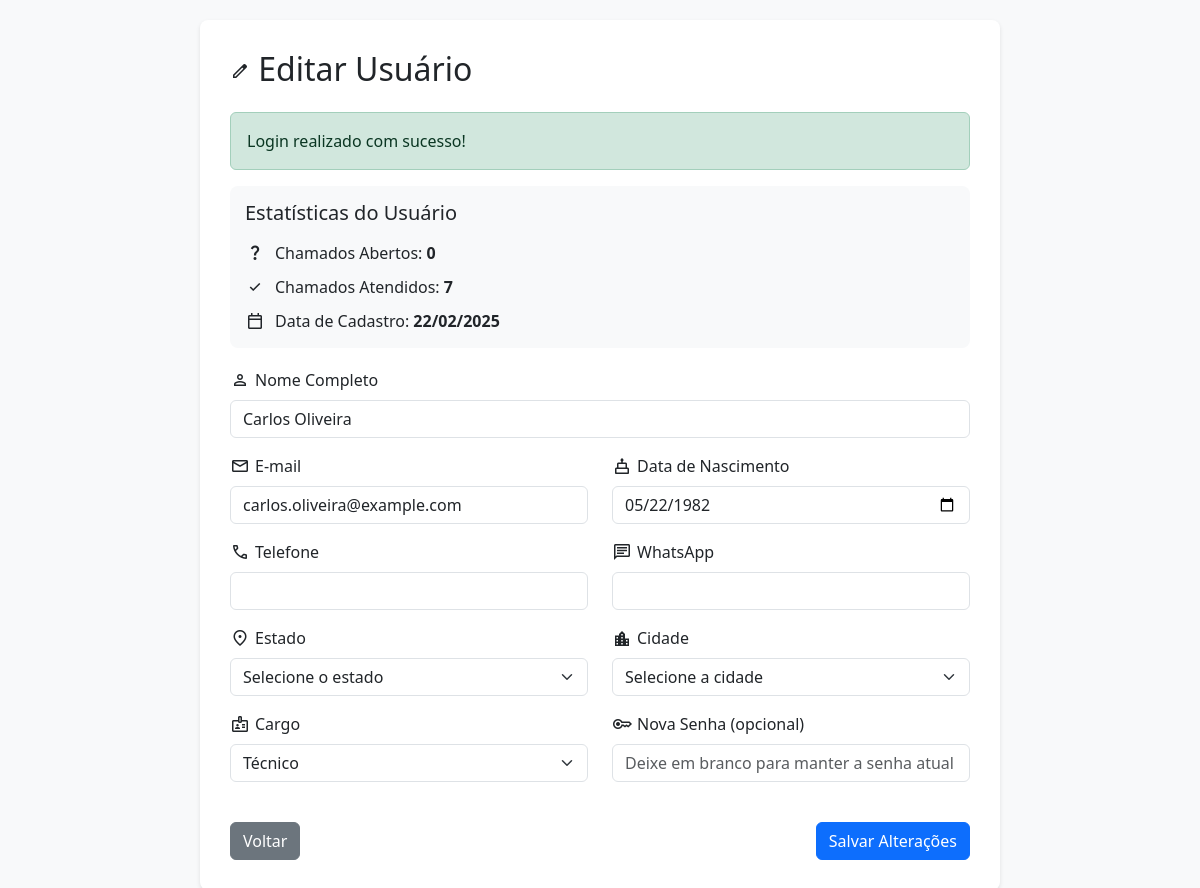
The app's page /editar_usuario.php?id=4 (signed in) with its own data.
### tables this page shows
CREATE TABLE `usuarios` (
  `id_usuario` int NOT NULL,
  `nome` varchar(100) NOT NULL,
  `email` varchar(100) NOT NULL,
  `senha` varchar(255) NOT NULL,
  `cargo` enum('Administrador','Técnico','Usuário') NOT NULL,
  `telefone` varchar(20) DEFAULT NULL,
  `whatsapp` varchar(20) DEFAULT NULL,
  `cidade` varchar(100) DEFAULT NULL,
  `estado` char(2) DEFAULT NULL,
  `data_nascimento` date DEFAULT NULL,
  `data_cadastro` timestamp NULL DEFAULT CURRENT_TIMESTAMP,
  `data_atualizacao` timestamp NULL DEFAULT CURRENT_TIMESTAMP ON UPDATE CURRENT_TIMESTAMP
);

### editar_usuario.php (the view, shortened to what this page needs)
<?php
require_once 'db_connection.php';
if (isset($_GET['id'])) {
    $id = $_GET['id'];
    $stmt = mysqli_prepare($conn, "
        SELECT u.*,
               (SELECT COUNT(*) FROM chamados WHERE id_usuario = u.id_usuario) as total_chamados,
               (SELECT COUNT(*) FROM chamados WHERE id_tecnico = u.id_usuario) as total_atendimentos
        FROM usuarios u
        WHERE id_usuario = ?
    ");
    mysqli_stmt_bind_param($stmt, "i", $id);
    mysqli_stmt_execute($stmt);
    $result = mysqli_stmt_get_result($stmt);
    $usuario = mysqli_fetch_assoc($result);
} else {
    header('Location: admin_usuarios.php');
    exit();
}
?>
<!DOCTYPE html>
<html lang="pt-BR">
<head>
    <link href="https://cdn.jsdelivr.net/npm/bootstrap@5.3.0/dist/css/bootstrap.min.css" rel="stylesheet">
</head>
<body>
    <div class="container">
        <h2 class="mb-4">
            <span class="material-symbols-outlined">edit</span>
            Editar Usuário
        </h2>
        <?php if (isset($_SESSION['success_message'])): ?>
            <div class="alert alert-success">
                <?= $_SESSION['success_message'] ?>
            </div>
        <?php endif; ?>
        <div class="user-stats">
            <h5 class="mb-3">Estatísticas do Usuário</h5>
            <div class="stats-item">
                <span class="material-symbols-outlined">question_mark</span>
                <div>Chamados Abertos: <strong><?= $usuario['total_chamados'] ?></strong></div>
            </div>
            <?php if ($usuario['cargo'] === 'Técnico' || $usuario['cargo'] === 'Administrador'): ?>
            <div class="stats-item">
                <span class="material-symbols-outlined">done</span>
                <div>Chamados Atendidos: <strong><?= $usuario['total_atendimentos'] ?></strong></div>
            </div>
            <?php endif; ?>
            <div class="stats-item">
                <span class="material-symbols-outlined">calendar_today</span>
                <div>Data de Cadastro: <strong><?= date('d/m/Y', strtotime($usuario['data_cadastro'])) ?></strong></div>
            </div>
        </div>
        <form action="editar_usuario.php" method="POST" class="needs-validation" novalidate>
            <div class="row">
                <div class="col-md-12 mb-3">
                    <label for="nome" class="form-label">
                        <span class="material-symbols-outlined">person</span>
                        Nome Completo
                    </label>
                    <input type="text" class="form-control" id="nome" name="nome" value="<?= htmlspecialchars($usuario['nome']) ?>" required>
                </div>
            </div>
            <div class="row">
                <div class="col-md-6 mb-3">
                    <label for="email" class="form-label">
                        <span class="material-symbols-outlined">email</span>
                        E-mail
                    </label>
                    <input type="email" class="form-control" id="email" name="email" value="<?= htmlspecialchars($usuario['email']) ?>" required>
                </div>
                <div class="col-md-6 mb-3">
                    <label for="data_nascimento" class="form-label">
                        <span class="material-symbols-outlined">cake</span>
                        Data de Nascimento
                    </label>
                    <input type="date" class="form-control" id="data_nascimento" name="data_nascimento"
                           value="<?= $usuario['data_nascimento'] ?>" required>
                </div>
            </div>
            <div class="row">
                <div class="col-md-6 mb-3">
                    <label for="telefone" class="form-label">
                        <span class="material-symbols-outlined">phone</span>
                        Telefone
                    </label>
                    <input type="text" class="form-control" id="telefone" name="telefone"
                           value="<?= htmlspecialchars($usuario['telefone']) ?>">
                </div>
                <div class="col-md-6 mb-3">
                    <label for="whatsapp" class="form-label">
                        <span class="material-symbols-outlined">chat</span>
                        WhatsApp
                    </label>
                    <input type="text" class="form-control" id="whatsapp" name="whatsapp"
                           value="<?= htmlspecialchars($usuario['whatsapp']) ?>">
                </div>
            </div>
            <div class="row">
                <div class="col-md-6 mb-3">
                    <label for="estado" class="form-label">
                        <span class="material-symbols-outlined">location_on</span>
                        Estado
                    </label>
                    <select class="form-select" id="estado" name="estado" required>
                        <option value="">Selecione o estado</option>
                    </select>
                </div>
                <div class="col-md-6 mb-3">
                    <label for="cidade" class="form-label">
                        <span class="material-symbols-outlined">location_city</span>
                        Cidade
                    </label>
                    <select class="form-select" id="cidade" name="cidade" required>
                        <option value="">Selecione a cidade</option>
                    </select>
                </div>
            </div>
            <div class="row">
                <div class="col-md-6 mb-3">
                    <label for="cargo" class="form-label">
                        <span class="material-symbols-outlined">badge</span>
                        Cargo
                    </label>
                    <select class="form-select" id="cargo" name="cargo" required>
                        <option value="Técnico" <?= $usuario['cargo'] === 'Técnico' ? 'selected' : '' ?>>Técnico</option>
                    </select>
                </div>
                <div class="col-md-6 mb-3">
                    <label for="nova_senha" class="form-label">
                        <span class="material-symbols-outlined">key</span>
                        Nova Senha (opcional)
                    </label>
                    <input type="password" class="form-control" id="nova_senha" name="nova_senha"
                           minlength="6" placeholder="Deixe em branco para manter a senha atual">
                </div>
            </div>
            <div class="d-flex justify-content-between mt-4">
                <a href="admin_usuarios.php" class="btn btn-secondary">Voltar</a>
                <button type="submit" class="btn btn-primary">Salvar Alterações</button>
            </div>
        </form>
    </div>
</body>
</html>

### editar_usuario.php (style rules this page uses)
body { background-color: #f8f9fa; padding: 20px; }
.container { max-width: 800px; margin: 0 auto; background: white; padding: 30px; border-radius: 8px; box-shadow: 0 2px 4px rgba(0,0,0,0.1); }
.form-label { font-weight: 500; display: flex; align-items: center; gap: 5px; }
.material-symbols-outlined { font-size: 20px; }
.user-stats { background-color: #f8f9fa; padding: 15px; border-radius: 8px; margin-bottom: 20px; }
.stats-item { display: flex; align-items: center; gap: 10px; margin-bottom: 10px; }
.stats-item:last-child { margin-bottom: 0; }

### records on screen
usuarios: data_cadastro "22/02/2025", nome "Carlos Oliveira", email "carlos.oliveira@example.com", data_nascimento "05/22/1982", cargo "Técnico"

### other values on screen
$_SESSION['success_message'] "Login realizado com sucesso!"
$usuario['total_chamados'] "0"
$usuario['total_atendimentos'] "7"
